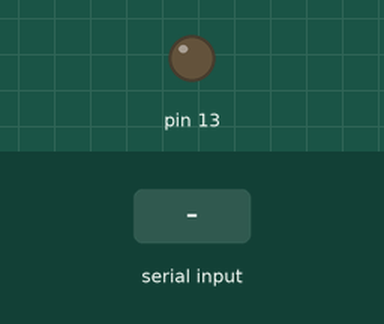
Bench run of a sketch on a simulated Arduino Uno, built with avr-gcc and run on an emulated ATmega328P. On the bench: output pins drawn as LEDs (lit = HIGH). Inputs (shaded band) come from the test bench.

Above: at 1.2 s.
1.3 s: "1" received over Serial
At 2.2 s:
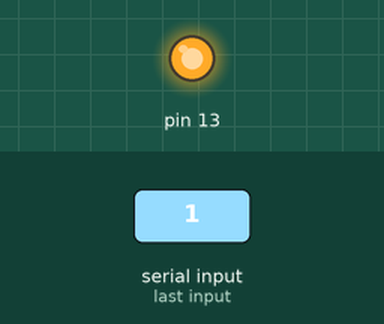
2.8 s: "0" received over Serial
At 3.3 s:
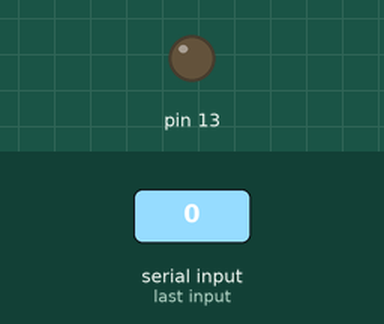
Timing chart, 0 to 5.8 s (numbered marks = the images above; inputs shaded):
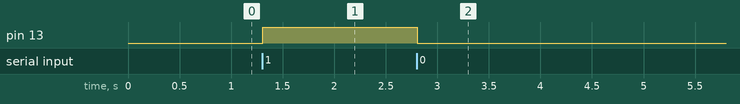

Measured:
- after the input at 1.3 s, pin 13: LOW → HIGH at once
- after the input at 2.8 s, pin 13: HIGH → LOW at once

The sketch:

__________13___________.ino
```cpp
byte knop;
void setup() {
  pinMode(13,OUTPUT);
  Serial.begin(9600);
}

void loop() {
  if (Serial.available() >0) {
    knop=Serial.read();
    if (knop=='1') {
      digitalWrite(13,1);
    }
    if (knop=='0') {
      digitalWrite(13,0);
    }
  }
  delay(5);
}
```
